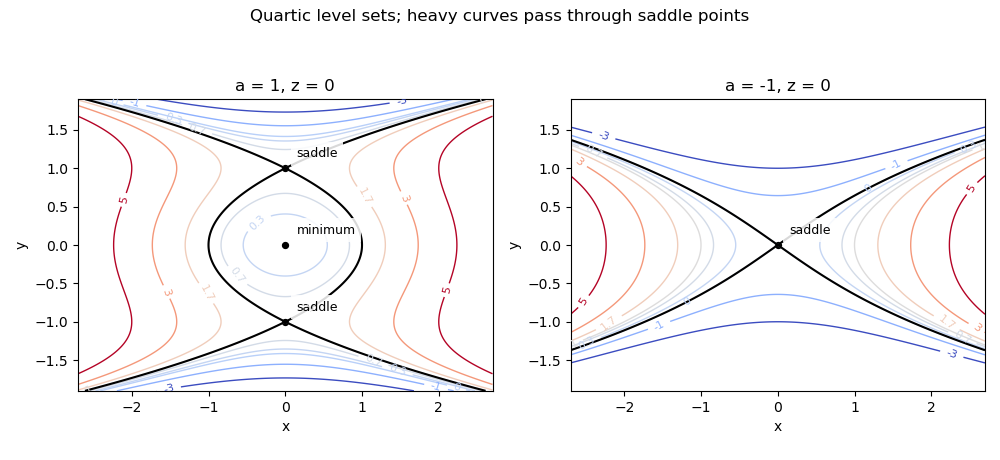

Write the Python code that produced this figure.
"""Python 3.14; numpy 2.3.5 and matplotlib 3.10.7. Emit an opaque PNG to cwd.
The caller supplies MPLCONFIGDIR; no cache location is changed here.
"""
from pathlib import Path
import numpy as np
import matplotlib
matplotlib.use("Agg")
import matplotlib.pyplot as plt

x, y = np.linspace(-2.7, 2.7, 750), np.linspace(-1.9, 1.9, 650)
X, Y = np.meshgrid(x, y)
fig, axes = plt.subplots(1, 2, figsize=(10, 4.600001), dpi=100, facecolor="white")
for ax, a in zip(axes, [1, -1]):
    F = X*X-Y**4+2*a*Y*Y
    cs = ax.contour(X, Y, F, levels=[-3, -1, 0, .3, .7, 1, 1.7, 3, 5],
                    linewidths=1, cmap="coolwarm")
    ax.clabel(cs, inline=True, fontsize=8, fmt="%g")
    if a == 1:
        ax.contour(X, Y, F, levels=[1], colors=["black"], linewidths=1.5)
        points, labels = [(0, 0), (0, 1), (0, -1)], ["minimum", "saddle", "saddle"]
    else:
        ax.contour(X, Y, F, levels=[0], colors=["black"], linewidths=1.5)
        points, labels = [(0, 0)], ["saddle"]
    for p, label in zip(points, labels):
        ax.scatter(*p, color="black", s=18)
        ax.annotate(label, p, xytext=(8, 8), textcoords="offset points",
                    fontsize=9, bbox=dict(facecolor="white", alpha=.85, edgecolor="none"))
    ax.set(xlim=(-2.7, 2.7), ylim=(-1.9, 1.9), xlabel="x", ylabel="y",
           title=f"a = {a}, z = 0")
    ax.set_aspect("equal")
fig.suptitle("Quartic level sets; heavy curves pass through saddle points", fontsize=12)
fig.tight_layout()
fig.savefig(Path.cwd() / "paper-2-level-contours.png", dpi=100,
            facecolor="white", transparent=False)
plt.close(fig)
